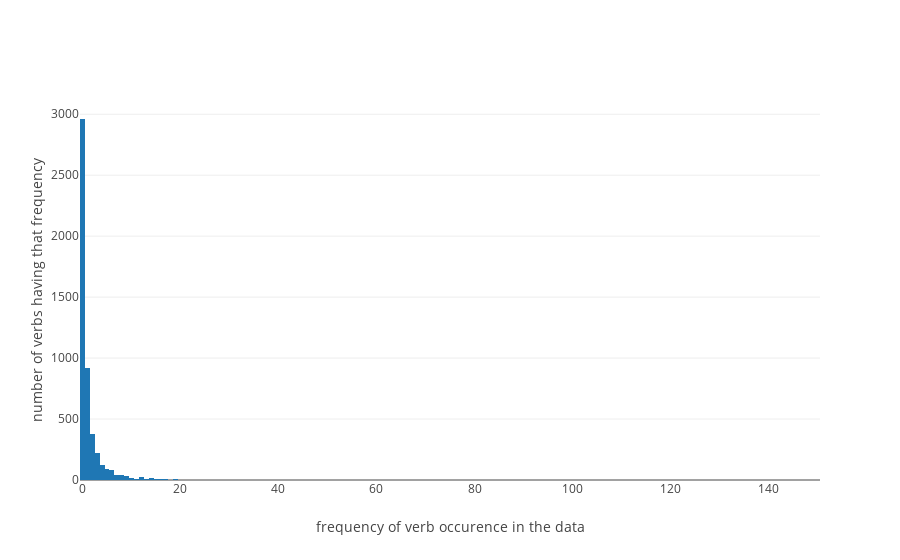

Write notebook code for a chart like this one.
### Code cell
# plotting boilerplate and then defining our plot
init_notebook_mode(connected=True)
enable_plotly_in_colab() 

fig = go.Figure(
        data=[go.Histogram(x=list(verbs.values()))], 
        layout=go.Layout(
            yaxis=dict(title='number of verbs having that frequency'), 
            xaxis=dict(title='frequency of verb occurence in the data')))

iplot(fig)

### Figure 1 — Plotly figure (JSON) as saved in the notebook; plotly's stock layout.template omitted (floating-point values rounded to 4 significant figures; data arrays with more than 128 entries replaced by an {"elided": "..."} marker saying what was removed)
{"data": [{"type": "histogram", "uid": "9ecf20a8-52a9-11e9-9603-d8cb8a18b480", "x": {"elided": "5014 int values"}}], "layout": {"xaxis": {"title": "frequency of verb occurence in the data"}, "yaxis": {"title": "number of verbs having that frequency"}}}
